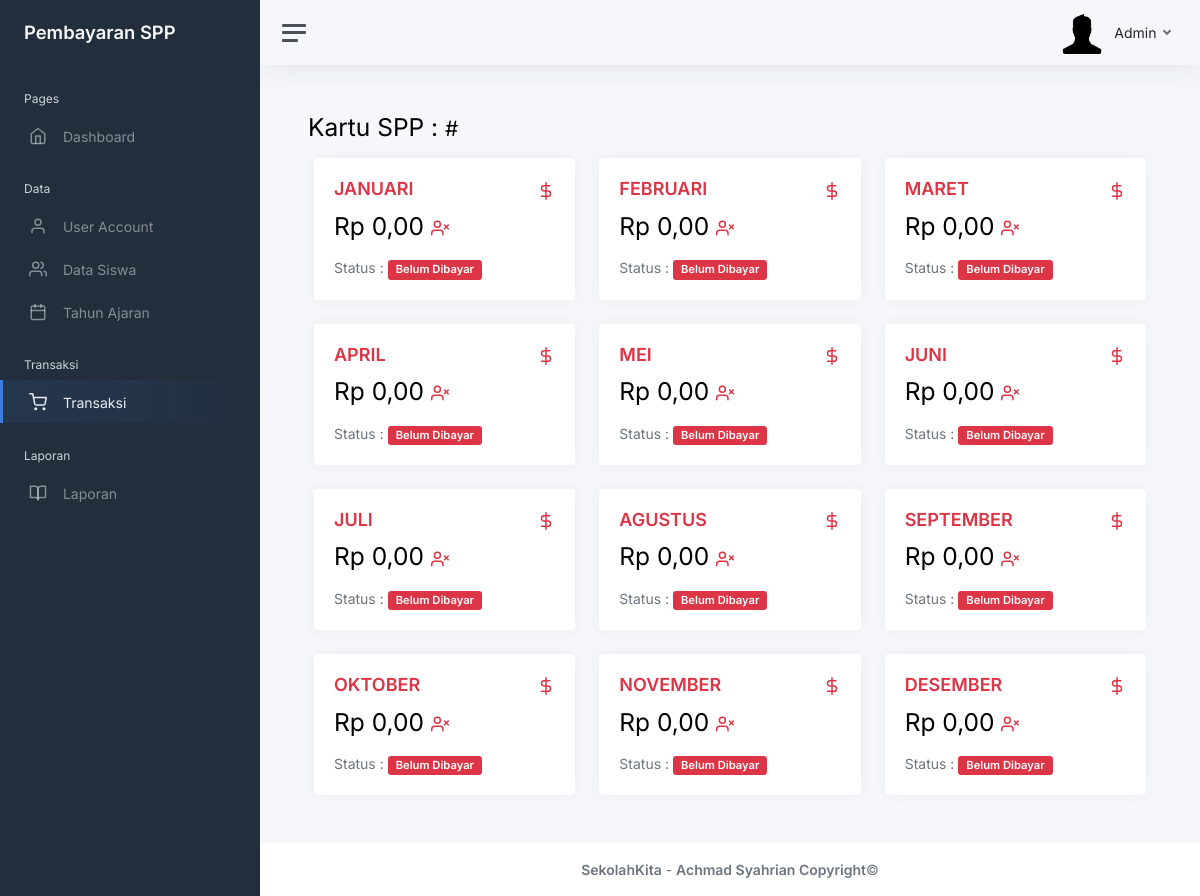
/static/pages/transaksi-view/rekap-transaksi.php (signed in), run on the app's committed database.
### tables this page shows
CREATE TABLE `bulan` (
  `id_bulan` int(11) NOT NULL,
  `nama_bulan` varchar(20) NOT NULL
);

### static/pages/functions.php (called while the page is built, shortened)
<?php
$connect = mysqli_connect("localhost", "root", "", "spp_sekolah");
function query($query) {
  global $connect;
  $result = mysqli_query($connect, $query);
  $rows = [];
    while ($row = mysqli_fetch_assoc($result)) {
      $rows[] = $row;
    }
    return $rows;
}
function rupiah($angka){
  $hasil_rupiah = "Rp " . number_format($angka,2,',','.');
  return $hasil_rupiah;
}
?>

### static/pages/transaksi-view/rekap-transaksi.php (the view, shortened to what this page needs)
<?php
require '../functions.php';
$kodeSiswa = $_GET['ks'];
$tahunAjar = $_GET['ta'];
$siswa = query("SELECT * FROM data_siswa WHERE kode_siswa = '$kodeSiswa'")[0];
$tahunAjaran = query("SELECT * FROM tahun_ajaran WHERE tahun_ajaran = '$tahunAjar'")[0];
$kodeThnAjar = $tahunAjaran['kode_tahun_ajaran'];
$bulan = query("SELECT * FROM bulan");
?>
<!DOCTYPE html>
<html lang="en">
    <?php
        include('../../partials/head.php');
    ?>
<body>
    <div class="wrapper">
    <?php
        include('../../partials/navbar.php');
    ?>
        <div class="main">
            <?php
                include('../../partials/navbar-top.php');
            ?>
            <main class="content">
                <div class="container-fluid p-0">
                    <h1 class="h2 mb-3 animate__animated animate__fadeInUp animate__fast">Kartu SPP :
            <span class="h3"><?= $siswa['nama_siswa']; ?> #</span>
          </h1>
                    <div class="container">
            <div class="row">
              <?php foreach($bulan as $row) : ?>
                <?php
                  $bln = $row['nama_bulan'];
                  $statusBayar = query(" SELECT * FROM transaksi WHERE bulan_bayar = '$bln' AND kode_tahun_ajaran = '$kodeThnAjar' AND kode_siswa = '$kodeSiswa'  ");
                  if (count($statusBayar) > 0) {
                    $statusBayar = $statusBayar[0];
                  } else {
                    $statusBayar = null;
                  }
                ?>
                <div class="col-sm-4">
                  <div class="card animate__animated animate__fadeInUp animate__fast">
                    <?php if($statusBayar !== null && $statusBayar['status'] == "Lunas") { ?>
                      <div class="card-body spp-card">
                    <?php } else { ?>
                      <div onclick="window.location.href='add-transaksi?ks=<?= $siswa['kode_siswa']; ?>&ta=<?= $tahunAjaran['kode_tahun_ajaran']; ?>&b=<?= $row['id_bulan']; ?>' "  class="card-body spp-card">
                    <?php } ?>
                      <div class="row">
                        <div class="col mt-0">
                          <?php
                            if ($statusBayar !== null) {?>
                              <?php if($statusBayar['status'] == "Lunas") { ?>
                                <h1 class="card-title text-success" style="font-size:18px;"><?= $row['nama_bulan']; ?></h1>
                              <?php } elseif($statusBayar['status'] == "Proses") { ?>
                                <h1 class="card-title text-warning" style="font-size:18px;"><?= $row['nama_bulan']; ?></h1>
                              <?php } else{ ?>
                                <h1 class="card-title text-danger" style="font-size:18px;"><?= $row['nama_bulan']; ?></h1>
                              <?php } ?>
                            <?php } else {
                              echo "<h1 class='card-title text-danger' style='font-size:18px;'>".$row['nama_bulan']."</h1>";
                            } ?>
                        </div>
                        <div class="col-auto">
                          <div class="stat-danger">
                            <?php if($statusBayar !== null && $statusBayar['status'] == "Lunas") { ?>
                              <i class="align-middle text-success"  data-feather="check-circle"></i>
                            <?php } elseif($statusBayar !== null && $statusBayar['status'] == "Proses") { ?>
                              <i class="align-middle text-warning"  data-feather="dollar-sign"></i>
                            <?php } else { ?>
                              <i class="align-middle text-danger"  data-feather="dollar-sign"></i>
                            <?php } ?>
                          </div>
                        </div>
                      </div>
                      <h2 class="mt-1 mb-3">
                        <?= rupiah($tahunAjaran['biaya_semester']); ?>
                        <?php if($statusBayar !== null && $statusBayar['status'] == "Lunas") { ?>
                          <span class="text-success h4">
                            <i class='align-middle mb-1' data-feather='user-check'></i>
                          </span>
                        <?php } elseif($statusBayar !== null && $statusBayar['status'] == "Proses") { ?>
                          <span class="text-warning h4">
                            <i class='align-middle mb-1' data-feather='user-minus'></i>
                          </span>
                        <?php } else{ ?>
                          <span class="text-danger h4">
                            <i class='align-middle mb-1' data-feather='user-x'></i>
                          </span>
                        <?php } ?>
                      </h2>
                      <div class="mb-0 disable">
                        <span class="text-muted">Status :</span>
                          <?php if($statusBayar !== null && $statusBayar['status'] == "Lunas") { ?>
                            <span class="badge bg-success py-1 px-2">Lunas</span>
                          <?php } elseif($statusBayar !== null && $statusBayar['status'] == "Proses") { ?>
                            <span class="badge bg-warning py-1 px-2">Proses</span>
                          <?php } else { ?>
                            <span class="badge bg-danger py-1 px-2">Belum Dibayar</span>
                          <?php } ?>
                      </div>
                    </div>
                  </div>
                </div>
              <?php endforeach; ?>
            </div>
          </div>
                </div>
            </main>
            <?php
                include('../../partials/footer.php');
            ?>
        </div>
    </div>
</body>
</html>

### data on the page
bulan: nama_bulan "JANUARI"
bulan: nama_bulan "FEBRUARI"
bulan: nama_bulan "MARET"
bulan: nama_bulan "APRIL"
bulan: nama_bulan "MEI"
bulan: nama_bulan "JUNI"
bulan: nama_bulan "JULI"
bulan: nama_bulan "AGUSTUS"
bulan: nama_bulan "SEPTEMBER"
bulan: nama_bulan "OKTOBER"
bulan: nama_bulan "NOVEMBER"
bulan: nama_bulan "DESEMBER"

### other printed values
$account "Admin"
